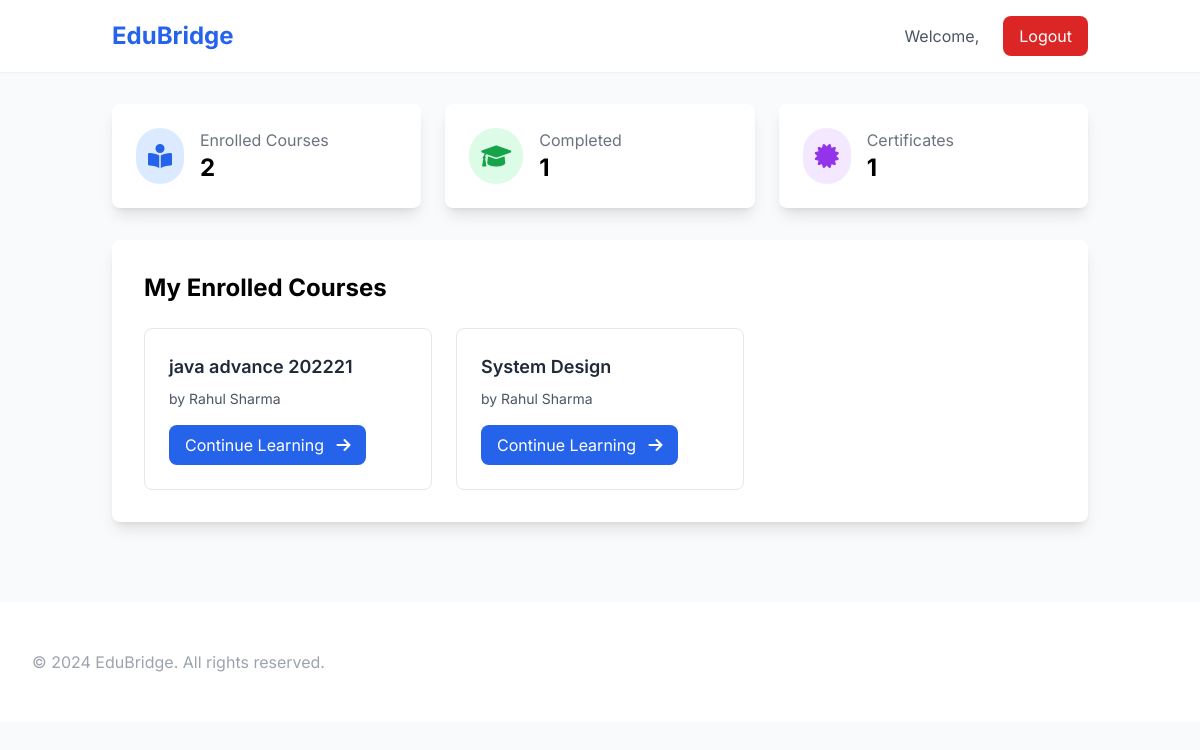
The app's page /student/dashboard/ (signed in) with its own data.
### Students/models.py (models this page shows, shortened)
class Enrollment(models.Model):
    student = models.ForeignKey(Student, on_delete=models.CASCADE, related_name='enrollments')
    course = models.ForeignKey(Course, on_delete=models.CASCADE, related_name='enrollments')
    enrolled_at = models.DateTimeField(auto_now_add=True)
    progress = models.IntegerField(default=0)  # Store progress as percentage
    last_accessed = models.DateTimeField(auto_now=True)
    completed = models.BooleanField(default=False)
    completed_lectures = models.TextField(default='')  # Store completed lecture numbers as comma-separated string
    class Meta:
        unique_together = ['student', 'course']  # Prevent duplicate enrollments

### Teacher/models.py (models this page shows, shortened)
class Course(models.Model):
    teacher = models.ForeignKey(TeacherSignup, on_delete=models.CASCADE, related_name='courses')
    name = models.CharField(max_length=200)
    description = models.TextField()
    price = models.DecimalField(max_digits=10, decimal_places=2)
    created_at = models.DateTimeField(auto_now_add=True)

class TeacherSignup(models.Model):
    QUALIFICATION_CHOICES = [
        ('phd', 'PhD'),
        ('masters', 'Masters Degree'),
        ('bachelors', 'Bachelors Degree'),
    ]
    user = models.OneToOneField(User, on_delete=models.CASCADE, related_name='teacher')
    name = models.CharField(max_length=100)
    email = models.EmailField(unique=True)
    phone_number = models.CharField(max_length=15)
    qualification = models.CharField(max_length=50, choices=QUALIFICATION_CHOICES)
    coaching_institute_name = models.CharField(max_length=200)
    created_at = models.DateTimeField(auto_now_add=True)

### Students/views.py (the view)
# urls.py: path('dashboard/', views.student_dashboard, name='student_dashboard'),
@login_required
def student_dashboard(request):
    student, created = Student.objects.get_or_create(
        user=request.user,
        defaults={'phone': ''}  # Default empty phone
    )
    enrolled_courses = Enrollment.objects.filter(student=student).select_related('course', 'course__teacher')
    completed_courses = enrolled_courses.filter(progress=100).count()
    in_progress_courses = enrolled_courses.filter(progress__gt=0, progress__lt=100).count()
    certificates_earned = completed_courses  # For now, one certificate per completed course
    context = {
        'enrolled_courses': enrolled_courses,
        'completed_courses': completed_courses,
        'in_progress_courses': in_progress_courses,
        'certificates_earned': certificates_earned,
    }
    return render(request, 'Students/student_dashboard.html', context)

### Students/templates/Students/student_dashboard.html (shortened to what this page needs)
<!DOCTYPE html>
<html lang="en">
<head>
    <script src="https://cdn.tailwindcss.com"></script>
    <link href="https://cdnjs.cloudflare.com/ajax/libs/font-awesome/6.0.0/css/all.min.css" rel="stylesheet">
</head>
<body class="bg-gray-50">
    <nav class="bg-white shadow-sm">
        <div class="container mx-auto px-6 py-4">
            <div class="flex items-center justify-between">
                <div class="flex items-center">
                    <a href="{% url 'students:student_index' %}" class="text-2xl font-bold text-blue-600">EduBridge</a>
                </div>
                <div class="hidden md:flex items-center space-x-6">
                    <span class="text-gray-600">Welcome, {{ user.first_name }}</span>
                    <a href="{% url 'students:student_logout' %}" class="px-4 py-2 bg-red-600 text-white rounded-lg hover:bg-red-700">Logout</a>
                </div>
            </div>
        </div>
    </nav>
    <div class="container mx-auto px-6 py-8">
        <div class="grid grid-cols-1 md:grid-cols-3 gap-6 mb-8">
            <div class="bg-white rounded-lg shadow-lg p-6">
                <div class="flex items-center">
                    <div class="p-3 rounded-full bg-blue-100 text-blue-600">
                        <i class="fas fa-book-reader text-2xl"></i>
                    </div>
                    <div class="ml-4">
                        <p class="text-gray-500">Enrolled Courses</p>
                        <h3 class="text-2xl font-bold">{{ enrolled_courses.count }}</h3>
                    </div>
                </div>
            </div>
            <div class="bg-white rounded-lg shadow-lg p-6">
                <div class="flex items-center">
                    <div class="p-3 rounded-full bg-green-100 text-green-600">
                        <i class="fas fa-graduation-cap text-2xl"></i>
                    </div>
                    <div class="ml-4">
                        <p class="text-gray-500">Completed</p>
                        <h3 class="text-2xl font-bold">{{ completed_courses }}</h3>
                    </div>
                </div>
            </div>
            <div class="bg-white rounded-lg shadow-lg p-6">
                <div class="flex items-center">
                    <div class="p-3 rounded-full bg-purple-100 text-purple-600">
                        <i class="fas fa-certificate text-2xl"></i>
                    </div>
                    <div class="ml-4">
                        <p class="text-gray-500">Certificates</p>
                        <h3 class="text-2xl font-bold">{{ certificates_earned }}</h3>
                    </div>
                </div>
            </div>
        </div>
        <div class="bg-white rounded-lg shadow-lg p-8">
            <h2 class="text-2xl font-bold mb-6">My Enrolled Courses</h2>
            {% if enrolled_courses %}
                <div class="grid grid-cols-1 md:grid-cols-2 lg:grid-cols-3 gap-6">
                    {% for enrollment in enrolled_courses %}
                    <a href="{% url 'students:course_learning' enrollment.course.id %}" class="block">
                        <div class="bg-white border rounded-lg overflow-hidden hover:shadow-lg transition-all duration-300 transform hover:-translate-y-1">
                            <div class="p-6">
                                <h3 class="font-semibold text-lg mb-2 text-gray-800 hover:text-blue-600">{{ enrollment.course.name }}</h3>
                                <p class="text-gray-600 text-sm mb-4">by {{ enrollment.course.teacher.name }}</p>
                                <div class="mt-4">
                                    <span class="inline-block bg-blue-600 text-white px-4 py-2 rounded-lg hover:bg-blue-700 transition-colors">
                                        Continue Learning
                                        <i class="fas fa-arrow-right ml-2"></i>
                                    </span>
                                </div>
                            </div>
                        </div>
                    </a>
                    {% endfor %}
                </div>
            {% endif %}
        </div>
    </div>
    <footer class="bg-white mt-12">
        <div class="max-w-7xl mx-auto py-12 px-4 sm:px-6 md:flex md:items-center md:justify-between lg:px-8">
            <div class="mt-8 md:mt-0 md:order-1">
                <p class="text-center text-base text-gray-400">
                    &copy; 2024 EduBridge. All rights reserved.
                </p>
            </div>
        </div>
    </footer>
</body>
</html>

### Students/templates/Students/student_dashboard.html (style rules this page uses)
body { font-family: 'Inter', sans-serif; }

### records on screen
Enrollment: course.name "java advance 202221", course.teacher.name "Rahul Sharma"
Enrollment: course.name "System Design", course.teacher.name "Rahul Sharma"

### other values on screen
{{ enrolled_courses.count }} "2"
{{ completed_courses }} "1"
{{ certificates_earned }} "1"
